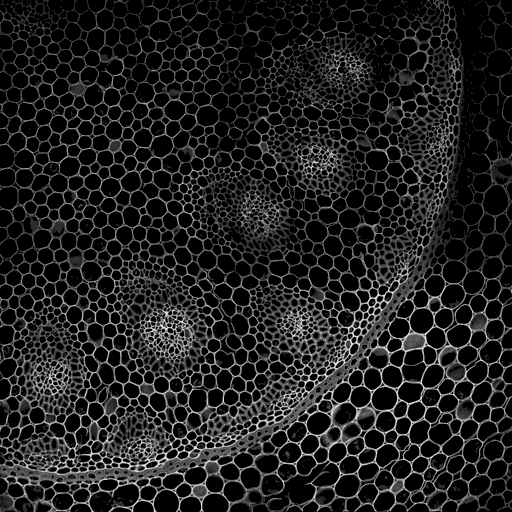
#> input picture data/lily.png, 512 x 512 px
$ jupyter execute --allow-errors PtychoEP.ipynb   (shell and % lines are left out)
#> lines starting #> are read from the running program, lines starting #| are printed output that depends on the picture; long printed decimals are rounded
### utils/test.py
#imports
import numpy as np
from numpy import exp, pi
from matplotlib import pyplot as plt
from matplotlib.pyplot import rc
rc('text', usetex=True)
from PIL import Image
from matplotlib.colors import Normalize

#load two images and output complex 2d-array
def load_complex_image(path_abs, path_phase):
#> called with path_abs = '../data/lily.png', path_phase = '../data/moon.png'
    image_abs = np.array(Image.open(path_abs), dtype = "float")/256
    image_phase = np.array(Image.open(path_phase), dtype = "float")/256
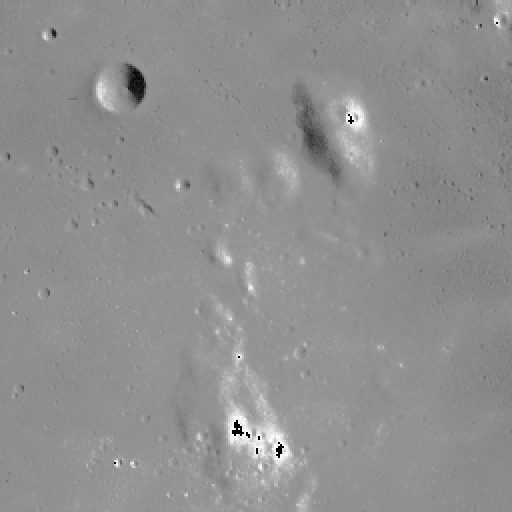
#> input picture data/moon.png, 512 x 512 px
    return image_abs * exp(0.5 * pi* 1j * image_phase)

#show images
def show_complex_image(img, img_name):
    fig, ax = plt.subplots(1,2, figsize=(6, 3))
    im1 = ax[0].imshow(np.abs(img), cmap = "gray", norm = Normalize(vmin = 0, vmax = 1))
    ax[0].set_title(img_name + " (Amplitude)", fontsize = 15)
    ax[0].axis("off")
    im2 = ax[1].imshow(np.angle(img), cmap="gray")
    ax[1].set_title(img_name + " (Phase)", fontsize = 15)
    ax[1].axis("off")
    plt.show()

### utils/ptycho_legacy.py
#import modules
import numpy as np
from numpy.fft import fft2, fftshift
from matplotlib import pyplot as plt

from utils import matrix as mt
from utils import projector

#Base class
class Ptycho():
    def __init__(self, object, probe, scan_positions, noise):
        self.obj = object
        self.prb = probe
        self.obj_len = len(object) # obj is (obj_len * pbj_len) 2d-array
        self.prb_len = len(probe) # prb is (prb_len * prb_len) 2d-array
        self.scan_pos = scan_positions
        self.noise = noise
        self.diffs = self.generate_diffraction()
        self.scan_img, self.sampling_ratio = self.illuminate()

    #forward model of ptychography
    def generate_diffraction(self):
        diffs = []
        for pos in self.scan_pos:
            obj_pos = self.obj[pos[0] - self.prb_len//2 : pos[0] + self.prb_len//2, pos[1] - self.prb_len//2 : pos[1] + self.prb_len//2]
            diff_pos = np.abs(fft2(obj_pos * self.prb)/self.prb_len) + np.random.normal(loc = 0, scale = self.noise, size = (self.prb_len, self.prb_len))
            diffs.append(diff_pos)
        return diffs

    #multiply object with illuminated areas
    def illuminate(self):
        prb_abs = np.abs(self.prb)
        scan_img = np.zeros((self.obj_len,self.obj_len), dtype = float)
        for pos in self.scan_pos:
            scan_img[pos[0] - self.prb_len//2 : pos[0] + self.prb_len//2, pos[1] - self.prb_len//2 : pos[1] + self.prb_len//2] += prb_abs**2
        sampling_number = np.sum(scan_img > 0.1 * np.max(scan_img))
        alpha = (self.prb_len**2 * len(self.scan_pos))/sampling_number
        return scan_img, alpha

    #show data
    def show(self):
        L = 4 # show L diffraction patterns
        fig, ax = plt.subplots(1,L+1, figsize=(3*(L+1), 3))
        ax[0].axis("off")
        ax[0].imshow(self.scan_img, cmap = "gray")
        ax[0].set_title("Scanned positions", fontsize = 15)
        for l in range(1,L+1):
            ax[l].axis("off")
            ax[l].imshow(np.log10(fftshift(self.diffs[l-1])), cmap = "jet")
            ax[l].set_title("Diffraction pattern "+str(l), fontsize = 15)
        plt.show()

### utils/PtychoEP.py
#imports
import numpy as np
from numpy.fft import fft2, ifft2
from utils import message_passing as mp
from utils import denoiser

# known probe, uninformative prior CN(0,1)
def PtychoEP_Gaussian(ptycho_data, config):
    #load ptycho_data
    obj_len = ptycho_data.obj_len
    prb_len = ptycho_data.prb_len
    scan_pos = ptycho_data.scan_pos
    gamma_w = (1/ptycho_data.noise)**2
    diffs = ptycho_data.diffs
    #initialize some variables
    error_list = []
    O_int = config.object_init
    gamma_int_O = np.ones((obj_len, obj_len))
    P = config.probe_init
    P_intensity = np.abs(P)**2
    gamma_int_Phi = np.ones(len(scan_pos))
    gamma_int_O_hat = np.ones((obj_len, obj_len))
    beta_int_hat = np.zeros_like(O_int)
    Phi_int, Phi_int_ift = [], []
    for j, pos in enumerate(scan_pos):
        O_j = O_int[pos[0] - prb_len//2 : pos[0] + prb_len//2, pos[1] - prb_len//2 : pos[1] + prb_len//2]
        exit_wave_j = P * O_j
        Phi_int_ift.append(exit_wave_j)
        Phi_int.append(fft2(exit_wave_j)/prb_len)
        gamma_int_O_hat[pos[0] - prb_len//2 : pos[0] + prb_len//2, pos[1] - prb_len//2 : pos[1] + prb_len//2] += P_intensity
        beta_int_hat[pos[0] - prb_len//2 : pos[0] + prb_len//2, pos[1] - prb_len//2 : pos[1] + prb_len//2] += P_intensity * O_j
    #main iteration
    for iter in range(config.num_iter):
        #measure error
        error = 0
        for j, pos in enumerate(scan_pos):
            O_j = beta_int_hat[pos[0] - prb_len//2 : pos[0] + prb_len//2, pos[1] - prb_len//2 : pos[1] + prb_len//2]/gamma_int_O_hat[pos[0] - prb_len//2 : pos[0] + prb_len//2, pos[1] - prb_len//2 : pos[1] + prb_len//2]
            error += np.mean((diffs[j] - np.abs(fft2(O_j * P)/prb_len))**2)
        error_list.append(error/len(scan_pos))
        for j, pos in enumerate(scan_pos):
            #LLMSE
            O_int_hat_j = beta_int_hat[pos[0] - prb_len//2 : pos[0] + prb_len//2, pos[1] - prb_len//2 : pos[1] + prb_len//2]/gamma_int_O_hat[pos[0] - prb_len//2 : pos[0] + prb_len//2, pos[1] - prb_len//2 : pos[1] + prb_len//2]
            Phi_int_hat_j = fft2(P * O_int_hat_j)/prb_len
            gamma_int_hat_j = 1/np.mean(P_intensity/gamma_int_O_hat[pos[0] - prb_len//2 : pos[0] + prb_len//2, pos[1] - prb_len//2 : pos[1] + prb_len//2])
            #Message Passing
            Phi_ext_j, gamma_ext_Phi_j = mp.Message_Passing(Phi_int[j], gamma_int_Phi[j], Phi_int_hat_j, gamma_int_hat_j)
            #denoising by diffraction pattern
            Phi_ext_j_hat, gamma_ext_Phi_j_hat = denoiser.PR_output_denoiser(Phi_ext_j, gamma_ext_Phi_j, diffs[j], gamma_w)
            #Message Passing with damping
            Phi_int_j_raw, gamma_int_Phi_raw = mp.Message_Passing(Phi_ext_j, gamma_ext_Phi_j, Phi_ext_j_hat, gamma_ext_Phi_j_hat)
            Phi_int_j_new, gamma_int_Phi_new = mp.Damping(Phi_int_j_raw, gamma_int_Phi_raw, Phi_int[j], gamma_int_Phi[j], config.damping)
            Phi_int_j_new_ift = ifft2(Phi_int_j_new)*prb_len
            #update beta_int_hat, gamma_o_int_hat, Phi_int, Phi_int_ift, gamma_int_Phi
            gamma_int_O_hat[pos[0] - prb_len//2 : pos[0] + prb_len//2, pos[1] - prb_len//2 : pos[1] + prb_len//2] += (gamma_int_Phi_new - gamma_int_Phi[j]) * P_intensity
            beta_int_hat[pos[0] - prb_len//2 : pos[0] + prb_len//2, pos[1] - prb_len//2 : pos[1] + prb_len//2] += \
                  P.conj() * (gamma_int_Phi_new * Phi_int_j_new_ift - gamma_int_Phi[j] * Phi_int_ift[j])
            gamma_int_Phi[j] = gamma_int_Phi_new
            Phi_int[j] = Phi_int_j_new
            Phi_int_ift[j] = Phi_int_j_new_ift
        #denoising by prior
        O_int_hat = beta_int_hat/gamma_int_O_hat
        O_ext, gamma_ext_O = mp.Message_Passing(O_int, gamma_int_O, O_int_hat, gamma_int_O_hat)
        O_ext_hat, gamma_ext_O_hat = denoiser.gaussian_complex_input_denoiser(O_ext, gamma_ext_O)
        O_int_new, gamma_int_O_new = mp.Message_Passing(O_ext, gamma_ext_O, O_ext_hat, gamma_ext_O_hat)
        #update beta_int_hat, gamma_int_O_hat
        gamma_int_O_hat += gamma_int_O_new - gamma_int_O
        beta_int_hat += gamma_int_O_new * O_int_new - gamma_int_O * O_int
        gamma_int_O, O_int = gamma_int_O_new, O_int_new
    return O_int_hat, gamma_int_O_hat, error_list


#known probe, sparse prior
# [230 lines left out: functions PtychoEP_Sparse, PtychoEP_Gaussian_EM, PtychoEP_Sparse_EM, not called in this run]

### utils/message_passing.py
#imports
import numpy as np

def Message_Passing(r_pre, gamma_pre, x, eta):
    gamma_new = np.maximum(eta - gamma_pre, 1)
    r_new = (eta*x - gamma_pre * r_pre)/gamma_new
    return r_new, gamma_new

# [4 lines left out: function Damping, not called in this run]

### utils/matrix.py
#imports
import numpy as np
from scipy import stats
from numpy import linalg as LA


#(N, N) 2d array with entries i.i.d. drawn from circular complex Gaussian distribution
def complex_gaussian_matrix(N, var):
    return np.random.normal(loc = 0, scale = (var/2)**0.5, size = (N, N)) + 1j * np.random.normal(loc = 0, scale = (var/2)**0.5, size = (N, N))

# (N,N) 2d array with i.i.d. Gaussian-Bernoulli entries
def complex_sparse_matrix(N, rho, var):
    return complex_gaussian_matrix(N, var) * stats.bernoulli.rvs(p = rho, size = (N, N))

### utils/config.py
#PIE
class config_PIE():
    def __init__(self, alpha, object_init, probe, num_iter):
        self.alpha = alpha
        self.obj_init = object_init
        self.prb = probe
        self.num_iter = num_iter


#ePIE
class config_ePIE():
    # [6 lines left out: function __init__, not called in this run]
#DM
class config_DM():
    # [4 lines left out: function __init__, not called in this run]

#PtychoEP
class config_PtychoEP():
    def __init__(self, object_init, probe_init, num_iter, num_prb, damping):
        self.object_init = object_init
        self.probe_init = probe_init
        self.num_iter = num_iter
        self.num_prb = num_prb
        self.damping = damping

class config_PtychoEP_Sparse():
    # [7 lines left out: function __init__, not called in this run]

### tutorial_to_be_deplicated/PtychoEP.ipynb
[cell 1]
#import modules
import math
import random
import numpy as np
from numpy.random import randint
from numpy import exp, pi
from numpy import linalg as LA
from numpy.fft import fft2, ifft2, fftshift
from matplotlib import pyplot as plt
from matplotlib.pyplot import rc
rc('text', usetex=True)
import cv2
from PIL import Image
from matplotlib.colors import Normalize
from matplotlib.colors import LogNorm
import copy

#import files
import sys
sys.path.append('..')
from utils import matrix as mt
from utils import Likelihood
from utils import message_passing as mp
from utils import PtychoEP
from utils import ptycho_legacy
from utils import test
from utils import config
from utils import engines_legacy
from utils import error

[cell 2]
#load pbject image
path_obj_abs = "../data/lily.png"
path_obj_phase = "../data/moon.png"
obj = test.load_complex_image(path_obj_abs, path_obj_phase)

#load probe
probe_abs = np.array(Image.open("../data/probe.png"), dtype = "float")/256
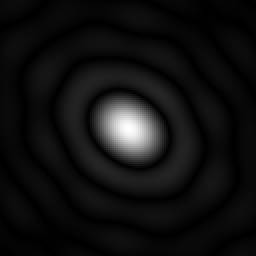
#> input picture data/probe.png, 128 x 128 px (shown 2 times larger)
prb = probe_abs + 1j * np.zeros_like(probe_abs)

#showimages
test.show_complex_image(obj, "Object")
test.show_complex_image(prb, "Probe")

[cell 3]
np.random.seed(3)
scan_positions = []
c = 8
for i in range(100):
    x, y = int(256 + c * np.sqrt(i) * np.cos(i*2.399967))  , int(256 + c * np.sqrt(i) * np.sin(i*2.399967))
    if x - 32 >= 0 and x + 32 <= 512:
        if y - 32 >= 0 and y + 32 <= 512:
            scan_positions.append([x,y])
#scan_positions.extend([[246, 246],[266, 266],[246,266],[266,246]])
#sorting
scan_positions = np.array(scan_positions)
distance = []
for i, scan_pos in enumerate(scan_positions):
    distance.append((256 - scan_pos[0])**2 + (256- scan_pos[1])**2)
distance = np.array(distance)
scan_positions = scan_positions[np.argsort(distance)]

#noise =  0.002099 #sparse image, snr = 30dB
#noise =  0.0275
noise = 0.00669
#create Ptycho object
ptycho_data = ptycho_legacy.Ptycho(obj, prb, scan_positions, noise)
#> in __init__, `self.obj_len = len(object)`: self.obj_len = 512
#> in __init__, `self.prb_len = len(probe)`: self.prb_len = 128
#> the loop in generate_diffraction, `for pos in self.scan_pos:` made 100 passes
#> pass 1, in generate_diffraction, `diff_pos = np.abs(fft2(obj_pos * self.prb)/self.prb_len) + np.random.n..`:
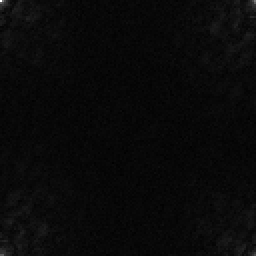
#> diff_pos: shape (128, 128) float64 (shown 2 times larger); min -0.0244, max 0.924, mean 0.012; drawn with min black and max white
#> after the loop in generate_diffraction, `for pos in self.scan_pos:`: diffs = 100 items
#> after the loop in illuminate, `for pos in self.scan_pos:`:
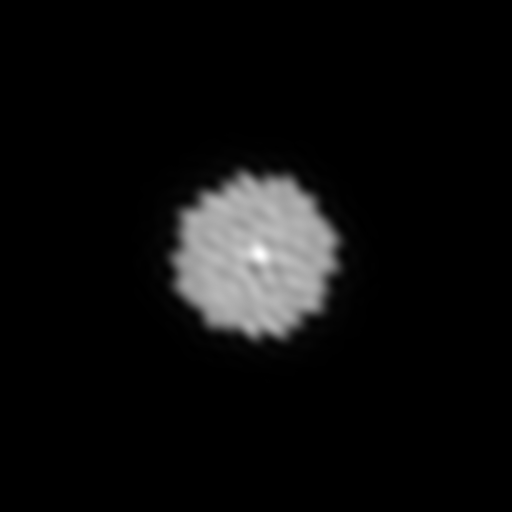
#> scan_img: shape (512, 512) float64; min 0, max 2.26, mean 0.12; drawn with min black and max white
#> in illuminate, `sampling_number = np.sum(scan_img > 0.1 * np.max(scan_img))`: sampling_number = 23635
#> in illuminate, `alpha = (self.prb_len**2 * len(self.scan_pos))/sampling_number`: alpha = 69.32
ptycho_data.show()

#calculate SNR
total = 0
for diff in ptycho_data.diffs:
    total += np.mean(diff**2)
#> this loop made 100 passes
#> total on passes 1 to 12: 0.00049, 0.000981, 0.00151, 0.00203, 0.00267, 0.00317, 0.00375, 0.00431, 0.00501, 0.00613, 0.00651, 0.00707
#> after the loop, total = 0.0897
total /= len(scan_positions)
#> total = 0.000897
print("SNR = ",10 * np.log10(total/noise**2))
#| SNR =  13.021
print("Samping ratio = ", ptycho_data.sampling_ratio)
#| Samping ratio =  69.321
print("Number of scans = ", len(ptycho_data.scan_pos))
#| Number of scans =  100

### PIE

[cell 4]
#make config
alpha = 0.1
object_init = mt.complex_gaussian_matrix(512, 1)
probe = ptycho_data.prb
num_iter = 100 #maximum iteration number
config_PIE = config.config_PIE(alpha, object_init, probe, num_iter)
"""
#run PIE
obj_PIE, error_PIE = engines_legacy.PIE(ptycho_data, config_PIE)

#show ePIE reconstruction
test.show_complex_image(obj_PIE, "Object")
"""

### PtychoEP (with no probe retrieval, prior = $\mathcal{CN}(0,1)$)

[cell 5]
#make config
object_init = mt.complex_gaussian_matrix(512, 1)
probe = ptycho_data.prb
num_iter = 400
num_prb = None
damping = 0.9
config_PtychoEP = config.config_PtychoEP(object_init, probe, num_iter, num_prb, damping)

#run Ptychp-EP
#> (the rest of this cell did not finish here and is left out)

#> in PtychoEP_Gaussian, `obj_len = ptycho_data.obj_len`: obj_len = 512
#> in PtychoEP_Gaussian, `prb_len = ptycho_data.prb_len`: prb_len = 128
#> in PtychoEP_Gaussian, `diffs = ptycho_data.diffs`: diffs = 100 items
#> in PtychoEP_Gaussian, `gamma_int_O = np.ones((obj_len, obj_len))`: gamma_int_O: shape (512, 512) float64; every value is 1
#> in PtychoEP_Gaussian, `P_intensity = np.abs(P)**2`:
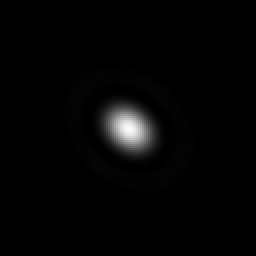
#> P_intensity: shape (128, 128) float64 (shown 2 times larger); min 0, max 0.984, mean 0.0192
#> in PtychoEP_Gaussian, `gamma_int_Phi = np.ones(len(scan_pos))`: gamma_int_Phi = 100 values from 1 to 1
#> after the loop in PtychoEP_Gaussian, `for j, pos in enumerate(scan_pos):`: Phi_int = 100 items
#> the loop in PtychoEP_Gaussian, `for iter in range(config.num_iter):` made 1 pass
#> after the loop in PtychoEP_Gaussian, `for iter in range(config.num_iter):`: error_list = [0.00484]

#show results
test.show_complex_image(obj_PtychoEP, "Object")

[cell 6]
#show result
fig, ax = plt.subplots(1,1, figsize=(8, 4))
plt.tick_params(direction="in", length=3, width=2, labelsize=20)
ax.spines["right"].set_linewidth(2)
ax.spines["left"].set_linewidth(2)
ax.spines["top"].set_linewidth(2)
ax.spines["bottom"].set_linewidth(2)
#> (the rest of this cell did not finish here and is left out)

#> (a cell that did not finish here is left out)

#> (a cell that did not finish here is left out)

#> (a cell that did not finish here is left out)

[cell 10]
plt.imshow(np.abs(obj[128:383,128:383]), cmap = "gray", norm = Normalize(0,1))
plt.axis("off")
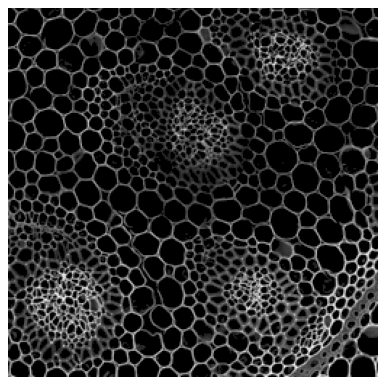
#> figure drawn by matplotlib, 1 panel

[cell 11]
plt.imshow(np.abs(obj[192:255,192:255]), cmap = "gray", norm = Normalize(0,1))
plt.axis("off")
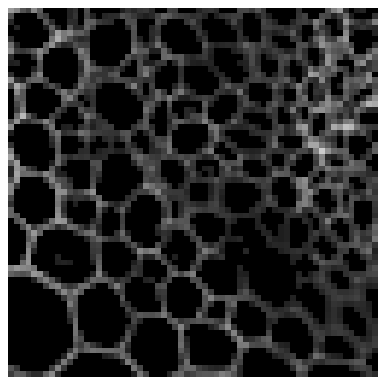
#> figure drawn by matplotlib, 1 panel

[cell 12]
prb_abs = np.abs(ptycho_data.prb)
scan_img = np.zeros((ptycho_data.obj_len,ptycho_data.obj_len), dtype = float)
#> scan_img: shape (512, 512) float64; every value is 0
for pos in ptycho_data.scan_pos:
    scan_img[pos[0] - ptycho_data.prb_len//2 : pos[0] + ptycho_data.prb_len//2, pos[1] - ptycho_data.prb_len//2 : pos[1] + ptycho_data.prb_len//2] += prb_abs**2
#> this loop made 100 passes
#> pos on passes 1 to 12: [256, 256], [250, 261], [256, 244], [264, 266], [240, 253], [271, 246], [250, 274], [246, 237], [277, 263], [233, 265], [266, 233], [263, 281]
sampling_number = np.sum(scan_img > 0.1 * np.max(scan_img))
#> sampling_number = 23635
print(ptycho_data.prb_len**2 * len(ptycho_data.scan_pos))
#| 1638400
print(sampling_number)
#| 23635

plt.style.use('tableau-colorblind10')
plt.imshow(scan_img[128:383,128:383], cmap = "gray")
plt.axis("off")
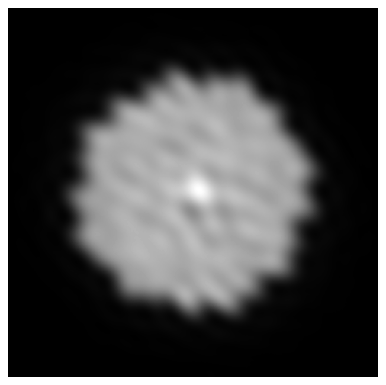
#> figure drawn by matplotlib, 1 panel

### Movie

[cell 13]
import imageio

def PtychoEP_Gaussian_GetImage(ptycho_data, config):
    #load ptycho_data
    obj_len = ptycho_data.obj_len
    prb_len = ptycho_data.prb_len
    scan_pos = ptycho_data.scan_pos
    gamma_w = (1/ptycho_data.noise)**2
    diffs = ptycho_data.diffs
    #image list

    #initialize some variables
    O_int = config.object_init
    gamma_int_O = np.ones((obj_len, obj_len))
    P = config.probe_init
    P_intensity = np.abs(P)**2
    gamma_int_Phi = np.ones(len(scan_pos))
    gamma_int_O_hat = np.ones((obj_len, obj_len))
    beta_int_hat = np.zeros_like(O_int)
    Phi_int, Phi_int_ift = [], []
    for j, pos in enumerate(scan_pos):
        O_j = O_int[pos[0] - prb_len//2 : pos[0] + prb_len//2, pos[1] - prb_len//2 : pos[1] + prb_len//2]
        exit_wave_j = P * O_j
        Phi_int_ift.append(exit_wave_j)
        Phi_int.append(fft2(exit_wave_j)/prb_len)
        gamma_int_O_hat[pos[0] - prb_len//2 : pos[0] + prb_len//2, pos[1] - prb_len//2 : pos[1] + prb_len//2] += P_intensity
        beta_int_hat[pos[0] - prb_len//2 : pos[0] + prb_len//2, pos[1] - prb_len//2 : pos[1] + prb_len//2] += P_intensity * O_j
    #main iteration
    for iter in range(config.num_iter):
        for j, pos in enumerate(scan_pos):
            #LLMSE
            O_int_hat_j = beta_int_hat[pos[0] - prb_len//2 : pos[0] + prb_len//2, pos[1] - prb_len//2 : pos[1] + prb_len//2]/gamma_int_O_hat[pos[0] - prb_len//2 : pos[0] + prb_len//2, pos[1] - prb_len//2 : pos[1] + prb_len//2]
            Phi_int_hat_j = fft2(P * O_int_hat_j)/prb_len
            gamma_int_hat_j = 1/np.mean(P_intensity/gamma_int_O_hat[pos[0] - prb_len//2 : pos[0] + prb_len//2, pos[1] - prb_len//2 : pos[1] + prb_len//2])
            #Message Passing
            Phi_ext_j, gamma_ext_Phi_j = mp.Message_Passing(Phi_int[j], gamma_int_Phi[j], Phi_int_hat_j, gamma_int_hat_j)
            #denoising by diffraction pattern
            Phi_ext_j_hat, gamma_ext_Phi_j_hat = Likelihood.PR_output_Likelihood(Phi_ext_j, gamma_ext_Phi_j, diffs[j], gamma_w)
            #Message Passing with damping
            Phi_int_j_raw, gamma_int_Phi_raw = mp.Message_Passing(Phi_ext_j, gamma_ext_Phi_j, Phi_ext_j_hat, gamma_ext_Phi_j_hat)
            Phi_int_j_new, gamma_int_Phi_new = mp.Damping(Phi_int_j_raw, gamma_int_Phi_raw, Phi_int[j], gamma_int_Phi[j], config.damping)
            Phi_int_j_new_ift = ifft2(Phi_int_j_new)*prb_len
            #update beta_int_hat, gamma_o_int_hat, Phi_int, Phi_int_ift, gamma_int_Phi
            gamma_int_O_hat[pos[0] - prb_len//2 : pos[0] + prb_len//2, pos[1] - prb_len//2 : pos[1] + prb_len//2] += (gamma_int_Phi_new - gamma_int_Phi[j]) * P_intensity
            beta_int_hat[pos[0] - prb_len//2 : pos[0] + prb_len//2, pos[1] - prb_len//2 : pos[1] + prb_len//2] += \
                  P.conj() * (gamma_int_Phi_new * Phi_int_j_new_ift - gamma_int_Phi[j] * Phi_int_ift[j])
            gamma_int_Phi[j] = gamma_int_Phi_new
            Phi_int[j] = Phi_int_j_new
            Phi_int_ift[j] = Phi_int_j_new_ift
        #denoising by prior
        O_int_hat = beta_int_hat/gamma_int_O_hat
        O_ext, gamma_ext_O = mp.Message_Passing(O_int, gamma_int_O, O_int_hat, gamma_int_O_hat)
        O_ext_hat, gamma_ext_O_hat = Likelihood.gaussian_complex_input_Likelihood(O_ext, gamma_ext_O)
        O_int_new, gamma_int_O_new = mp.Message_Passing(O_ext, gamma_ext_O, O_ext_hat, gamma_ext_O_hat)
        #update beta_int_hat, gamma_int_O_hat
        gamma_int_O_hat += gamma_int_O_new - gamma_int_O
        beta_int_hat += gamma_int_O_new * O_int_new - gamma_int_O * O_int
        gamma_int_O, O_int = gamma_int_O_new, O_int_new
        if iter % 10 == 0:
            #save precision
            fig, ax = plt.subplots()
            ax.imshow(np.abs(O_int_hat[128:383,128:383]), cmap = "gray", norm = Normalize(vmin = 0, vmax = 1))
            ax.axis("off")
            file_reconstruction = "../movie/reconstruction" + str(iter) + ".png"
            fig.savefig(file_reconstruction, bbox_inches='tight', transparent = True)
            plt.close(fig)
            #save precision
            fig, ax = plt.subplots()
            ax.imshow(np.abs(np.log10(gamma_int_O_hat[128:383,128:383])), cmap = "jet", norm = Normalize(vmin = 1, vmax = 4.5))
            ax.axis("off")
            file_reconstruction = "../movie/precision" + str(iter) + ".png"
            fig.savefig(file_reconstruction, bbox_inches='tight', transparent = True)
            plt.close(fig)
    return O_int_hat, gamma_int_O_hat

[cell 14]
#make config
object_init =  mt.complex_gaussian_matrix(512, 1)
probe = ptycho_data.prb
num_iter = 401
num_prb = None
damping = 0.9
config_PtychoEP = config.config_PtychoEP(object_init, probe, num_iter, num_prb, damping)

#run Ptychp-EP
#> (the rest of this cell did not finish here and is left out)

#> in PtychoEP_Gaussian_GetImage, `obj_len = ptycho_data.obj_len`: obj_len = 512
#> in PtychoEP_Gaussian_GetImage, `prb_len = ptycho_data.prb_len`: prb_len = 128
#> in PtychoEP_Gaussian_GetImage, `diffs = ptycho_data.diffs`: diffs = 100 items
#> in PtychoEP_Gaussian_GetImage, `gamma_int_Phi = np.ones(len(scan_pos))`: gamma_int_Phi = 100 values from 1 to 1
#> after the loop in PtychoEP_Gaussian_GetImage, `for j, pos in enumerate(scan_pos):`: Phi_int = 100 items
#> the loop in PtychoEP_Gaussian_GetImage, `for iter in range(config.num_iter):` made 1 pass
